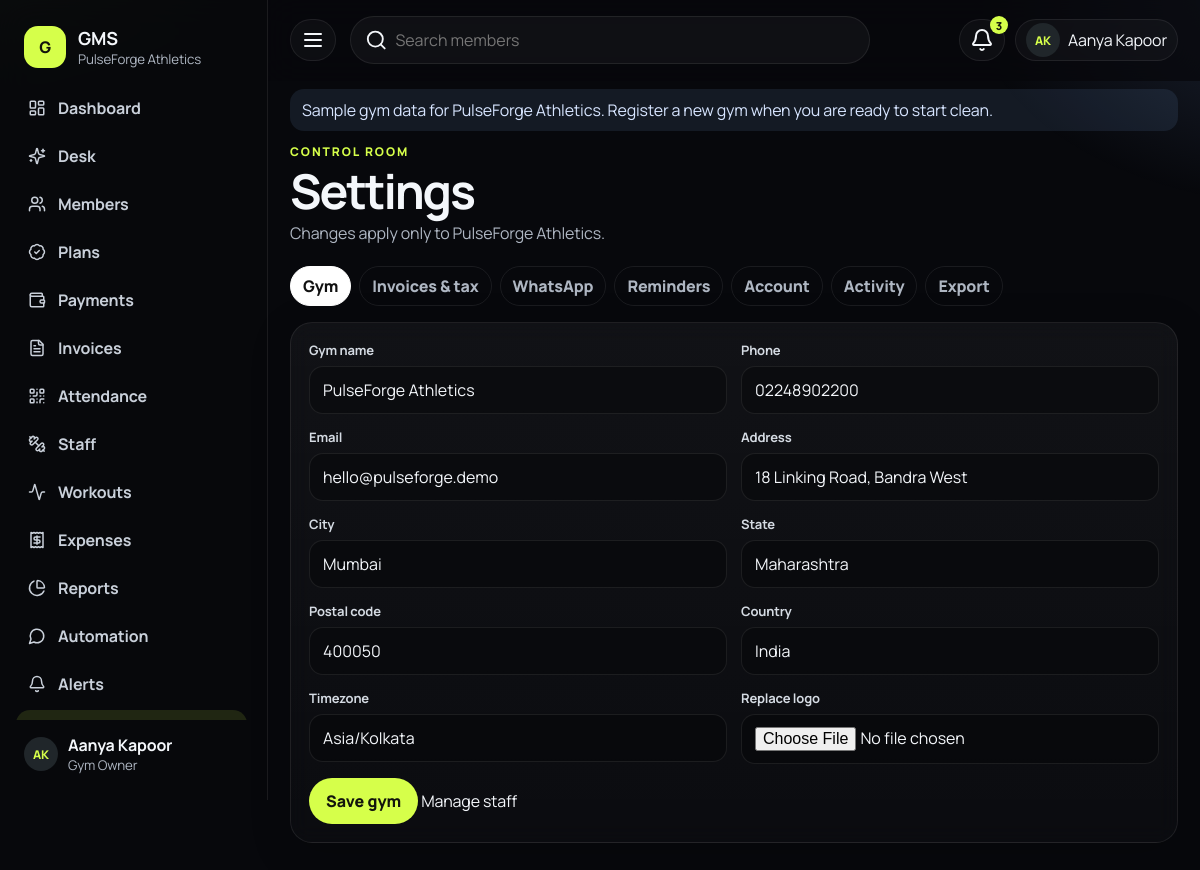
Page /modules/settings/index.php (signed in) on the committed database.
### tables this page shows
CREATE TABLE gyms (
  id INT UNSIGNED NOT NULL AUTO_INCREMENT,
  name VARCHAR(160) NOT NULL,
  slug VARCHAR(160) NOT NULL,
  logo_path VARCHAR(255) DEFAULT NULL,
  email VARCHAR(190) DEFAULT NULL,
  phone VARCHAR(30) DEFAULT NULL,
  address_line VARCHAR(255) DEFAULT NULL,
  city VARCHAR(100) DEFAULT NULL,
  state VARCHAR(100) DEFAULT NULL,
  postal_code VARCHAR(20) DEFAULT NULL,
  country VARCHAR(80) NOT NULL DEFAULT 'India',
  gstin VARCHAR(20) DEFAULT NULL,
  tax_enabled TINYINT(1) NOT NULL DEFAULT 0,
  tax_label VARCHAR(40) NOT NULL DEFAULT 'GST',
  tax_percent DECIMAL(5,2) NOT NULL DEFAULT 0.00,
  invoice_prefix VARCHAR(20) NOT NULL DEFAULT 'INV',
  invoice_next_number INT UNSIGNED NOT NULL DEFAULT 1,
  invoice_footer TEXT NULL,
  invoice_terms TEXT NULL,
  currency_code CHAR(3) NOT NULL DEFAULT 'INR',
  currency_symbol VARCHAR(8) NOT NULL DEFAULT '₹',
  timezone VARCHAR(64) NOT NULL DEFAULT 'Asia/Kolkata',
  member_prefix VARCHAR(12) NOT NULL DEFAULT 'MBR',
  member_next_number INT UNSIGNED NOT NULL DEFAULT 1001,
  onboarding_step TINYINT UNSIGNED NOT NULL DEFAULT 1,
  onboarding_completed TINYINT(1) NOT NULL DEFAULT 0,
  status ENUM('active','suspended') NOT NULL DEFAULT 'active',
  created_at DATETIME NOT NULL,
  updated_at DATETIME NOT NULL,
  PRIMARY KEY (id),
  UNIQUE KEY uq_gyms_slug (slug)
);

CREATE TABLE users (
  id INT UNSIGNED NOT NULL AUTO_INCREMENT,
  gym_id INT UNSIGNED NOT NULL,
  name VARCHAR(160) NOT NULL,
  email VARCHAR(190) NOT NULL,
  phone VARCHAR(30) DEFAULT NULL,
  password_hash VARCHAR(255) NOT NULL,
  role ENUM('owner','manager','receptionist','trainer') NOT NULL,
  avatar_path VARCHAR(255) DEFAULT NULL,
  status ENUM('active','disabled') NOT NULL DEFAULT 'active',
  last_login_at DATETIME DEFAULT NULL,
  created_at DATETIME NOT NULL,
  updated_at DATETIME NOT NULL,
  PRIMARY KEY (id),
  UNIQUE KEY uq_users_email (email),
  KEY idx_users_gym (gym_id),
  CONSTRAINT fk_users_gym FOREIGN KEY (gym_id) REFERENCES gyms (id) ON DELETE CASCADE
);

### includes/auth.php (called while the page is built, shortened)
<?php
function current_user(): ?array
{
    static $loaded = false;
    static $user = null;
    if ($loaded) {
        return $user;
    }
    $loaded = true;
    $id = (int) ($_SESSION['user_id'] ?? 0);
    $seen = (int) ($_SESSION['_seen'] ?? time());
    try {
        $user = db_one('SELECT * FROM users WHERE id = ? AND status = ?', [$id, 'active']);
    } catch (Throwable $e) {
        $user = null;
        return null;
    }
    return $user;
}
function current_gym(): ?array
{
    static $gym = null;
    static $loaded = false;
    if ($loaded) {
        return $gym;
    }
    $loaded = true;
    $user = current_user();
    $gym = db_one('SELECT * FROM gyms WHERE id = ?', [(int) $user['gym_id']]);
    return $gym;
}
function require_login(): void
{
    if (!current_user()) {
        flash('error', 'Sign in to continue.');
        redirect_to('login');
    }
}
function require_onboarded(): void
{
    require_login();
    $gym = current_gym();
}

### includes/db.php (called while the page is built, shortened)
<?php
function db(): PDO
{
    static $pdo = null;
    if ($pdo instanceof PDO) {
        return $pdo;
    }
    $config = require dirname(__DIR__) . '/config/database.php';
    $dsn = sprintf(
        'mysql:host=%s;port=%s;dbname=%s;charset=%s',
        $config['host'],
        $config['port'],
        $config['name'],
        $config['charset']
    );
    try {
        $pdo = new PDO($dsn, $config['user'], $config['pass'], [
            PDO::ATTR_ERRMODE => PDO::ERRMODE_EXCEPTION,
            PDO::ATTR_DEFAULT_FETCH_MODE => PDO::FETCH_ASSOC,
            PDO::ATTR_EMULATE_PREPARES => false,
        ]);
    } catch (PDOException $e) {
        app_log('error', 'Database connection failed', ['error' => $e->getMessage()]);
        throw new AppException('Database connection failed. Check DB_HOST, DB_NAME, DB_USER and DB_PASS, then import database/database.sql.');
    }
    return $pdo;
}
function db_one(string $sql, array $params = []): ?array
{
    $stmt = db()->prepare($sql);
    $stmt->execute($params);
    $row = $stmt->fetch();
    return $row === false ? null : $row;
}

### includes/bootstrap.php (called while the page is built, shortened)
<?php
require_once GMS_ROOT . '/includes/functions.php';
require_once GMS_ROOT . '/includes/db.php';
require_once GMS_ROOT . '/includes/auth.php';
require_once GMS_ROOT . '/includes/permissions.php';
require_once GMS_ROOT . '/includes/services/NotificationService.php';
require_once GMS_ROOT . '/includes/services/MembershipService.php';
require_once GMS_ROOT . '/includes/services/GymService.php';
require_once GMS_ROOT . '/includes/layout.php';
function boot_page(string $permission = ''): array
{
    require_onboarded();
    return [current_user(), current_gym()];
}

### includes/permissions.php (called while the page is built, shortened)
<?php
function permission_map(): array
{
    $all = ['owner', 'manager', 'receptionist', 'trainer'];
    $ops = ['owner', 'manager', 'receptionist'];
    $lead = ['owner', 'manager'];
    return [
        'nav.dashboard' => $all,
        'nav.assistant' => $all,
        'nav.members' => $all,
        'nav.memberships' => $lead,
        'nav.payments' => $ops,
        'nav.invoices' => $ops,
        'nav.attendance' => $all,
        'nav.trainers' => $lead,
        'nav.workouts' => ['owner', 'manager', 'trainer'],
        'nav.expenses' => $lead,
        'nav.reports' => $lead,
        'nav.automation' => $lead,
        'nav.notifications' => $all,
        'nav.settings' => ['owner', 'manager', 'receptionist', 'trainer'],
        'members.view' => $all,
        'members.manage' => $ops,
        'members.archive' => $lead,
        'plans.manage' => $lead,
        'payments.record' => $ops,
        'payments.void' => $lead,
        'invoices.view' => $ops,
        'invoices.send' => $ops,
        'attendance.manage' => $all,
        'attendance.override' => $lead,
        'staff.manage' => $lead,
        'staff.salary' => $lead,
        'expenses.manage' => $lead,
        'reports.view' => $lead,
        'reports.export' => $lead,
        'finance.revenue' => $ops,
        'settings.gym' => ['owner'],
        'whatsapp.configure' => ['owner'],
        'announcements.send' => $lead,
        'automation.view' => $lead,
        'workouts.manage' => ['owner', 'manager', 'trainer'],
        'assistant.ask' => $all,
    ];
}
function can(string $permission): bool
{
    $user = current_user();
    $map = permission_map();
    return in_array($user['role'], $map[$permission] ?? [], true);
}

### includes/services/NotificationService.php (called while the page is built, shortened)
<?php
class NotificationService
{
    public static function unreadCount(int $gymId, int $userId): int
    {
        $row = db_one('SELECT COUNT(*) AS c FROM notifications WHERE gym_id = ? AND user_id = ? AND is_read = 0', [$gymId, $userId]);
        return (int) ($row['c'] ?? 0);
    }
}

### modules/settings/index.php (the view, shortened to what this page needs)
<?php
require dirname(__DIR__, 2) . '/includes/bootstrap.php';
[$user, $gym] = boot_page('nav.settings');
$tab = (string) ($_GET['tab'] ?? 'gym');
$gym = current_gym();
layout_start('Settings', 'settings');
page_head('Control room', 'Settings', 'Changes apply only to ' . $gym['name'] . '.');
echo '<nav class="tabs">';
foreach (['gym' => 'Gym', 'invoice' => 'Invoices & tax', 'whatsapp' => 'WhatsApp', 'reminders' => 'Reminders', 'account' => 'Account', 'logs' => 'Activity', 'export' => 'Export'] as $key => $label) {
    echo '<a class="' . ($tab === $key ? 'is-active' : '') . '" href="' . e(url('settings?tab=' . $key)) . '">' . e($label) . '</a>';
}
echo '</nav>';
if ($tab === 'gym') {
    if (!can('settings.gym')) { echo '<p>Only the gym owner can edit these details.</p>'; }
    else {
        echo form_open(url('settings?tab=gym'), true);
        echo '<input type="hidden" name="action" value="gym"><input type="hidden" name="_tab" value="gym"><input type="hidden" name="_back" value="' . e(url('settings?tab=gym')) . '"><div class="card form-grid">';
        foreach (['name' => 'Gym name', 'phone' => 'Phone', 'email' => 'Email', 'address_line' => 'Address', 'city' => 'City', 'state' => 'State', 'postal_code' => 'Postal code', 'country' => 'Country', 'timezone' => 'Timezone'] as $key => $label) {
            echo '<label class="field"><span>' . e($label) . '</span><input name="' . $key . '" value="' . e((string) ($gym[$key] ?? '')) . '"></label>';
        }
        echo '<label class="field"><span>Replace logo</span><input type="file" name="logo" accept="image/png,image/jpeg,image/webp"></label>';
        echo '<div class="full"><button class="btn btn-primary">Save gym</button> <a href="' . e(url('trainers')) . '">Manage staff</a></div></div></form>';
    }
}
layout_end();

### includes/layout.php (shortened to what this page needs)
<?php
function nav_items(): array
{
    return [
        ['dashboard', 'Dashboard', 'dashboard', 'layout-dashboard'],
        ['assistant', 'Desk', 'assistant', 'sparkles'],
        ['members', 'Members', 'members', 'users'],
        ['memberships', 'Plans', 'memberships', 'badge-check'],
        ['payments', 'Payments', 'payments', 'wallet'],
        ['invoices', 'Invoices', 'invoices', 'file-text'],
        ['attendance', 'Attendance', 'attendance', 'qr-code'],
        ['trainers', 'Staff', 'trainers', 'dumbbell'],
        ['workouts', 'Workouts', 'workouts', 'activity'],
        ['expenses', 'Expenses', 'expenses', 'receipt'],
        ['reports', 'Reports', 'reports', 'pie-chart'],
        ['automation', 'Automation', 'automation', 'message-circle'],
        ['notifications', 'Alerts', 'notifications', 'bell'],
        ['settings', 'Settings', 'settings', 'settings'],
    ];
}
function layout_start(string $title, string $active): void
{
    $user = current_user();
    $gym = current_gym();
    $unread = $user ? NotificationService::unreadCount((int) $user['gym_id'], (int) $user['id']) : 0;
    $name = $gym['name'] ?? 'GMS';
    echo '<!DOCTYPE html><html lang="en"><head><meta charset="utf-8"><meta name="viewport" content="width=device-width,initial-scale=1">';
    echo '<link rel="stylesheet" href="https://unpkg.com/aos@2.3.4/dist/aos.css">';
    echo '<link rel="stylesheet" href="' . e(url('assets/css/app.css')) . '">';
    echo '</head><body data-base="' . e(url('')) . '"><div class="ambient" aria-hidden="true"></div><div class="app">';
    echo '<aside class="sidebar" id="sidebar"><div class="brand"><a href="' . e(url('dashboard')) . '"><span class="brand-mark">G</span><span class="brand-copy"><strong>GMS</strong><small>' . e($name) . '</small></span></a></div><nav class="side-nav">';
    foreach (nav_items() as [$key, $label, $perm, $icon]) {
        $cls = $key === $active ? ' is-active' : '';
        echo '<a class="side-link' . $cls . '" href="' . e(url($key === 'dashboard' ? 'dashboard' : $key)) . '"><i data-lucide="' . e($icon) . '"></i><span>' . e($label) . '</span></a>';
    }
    echo '</nav><div class="side-user">' . avatar_html($user['avatar_path'] ?? null, $user['name'] ?? 'User', 'sm') . '<div><strong>' . e($user['name'] ?? '') . '</strong><small>' . e(status_label($user['role'] ?? '')) . '</small></div></div></aside>';
    echo '<div class="main"><header class="topbar"><button class="icon-btn" type="button" data-sidebar aria-label="Menu"><i data-lucide="menu"></i></button>';
    echo '<form class="top-search" action="' . e(url('members')) . '" method="get"><i data-lucide="search"></i><input type="search" name="q" placeholder="Search members" autocomplete="off" data-member-search><div class="search-results" hidden></div></form>';
    echo '<div class="top-actions"><details class="menu"><summary class="icon-btn" aria-label="Notifications">' . ($unread ? '<em>' . (int) $unread . '</em>' : '') . '<i data-lucide="bell"></i></summary><div class="menu-panel notes-panel">';
    echo '<a class="menu-all" href="' . e(url('notifications')) . '">Open notification center</a></div></details>';
    echo '<details class="menu"><summary>' . avatar_html($user['avatar_path'] ?? null, $user['name'] ?? '', 'sm') . '<span class="hide-sm">' . e($user['name'] ?? '') . '</span></summary><div class="menu-panel"><a href="' . e(url('settings?tab=account')) . '">Account</a><a href="' . e(url('logout')) . '">Log out</a></div></details></div></header>';
    echo '<div class="content" id="content">';
    if ($gym && ($gym['slug'] ?? '') === 'pulseforge-demo') {
        echo '<div class="demo-banner">Sample gym data for PulseForge Athletics. Register a new gym when you are ready to start clean.</div>';
    }
}
function layout_end(): void
{
    echo '</div></div></div>';
    echo '</body></html>';
}
function page_head(string $kicker, string $title, string $text = '', string $actions = ''): void
{
    echo '<header class="page-head"><div><p class="eyebrow">' . e($kicker) . '</p><h1>' . e($title) . '</h1>';
    if ($text !== '') {
        echo '<p class="lede">' . e($text) . '</p>';
    }
    echo '</div><div class="page-actions">' . $actions . '</div></header>';
}

### includes/functions.php (shortened to what this page needs)
<?php
function env(string $key, ?string $default = null): ?string
{
    if (array_key_exists($key, $_ENV)) {
        return (string) $_ENV[$key];
    }
    $value = getenv($key);
    return (string) $value;
}
function e(mixed $value): string
{
    return htmlspecialchars((string) $value, ENT_QUOTES | ENT_SUBSTITUTE, 'UTF-8');
}
function url(string $path = ''): string
{
    $base = rtrim((string) env('APP_BASE', ''), '/');
    if ($path === '') {
        return $base === '' ? '/' : $base . '/';
    }
    return $base . '/' . ltrim($path, '/');
}
function csrf_token(): string
{
    return $_SESSION['_csrf'];
}
function csrf_field(): string
{
    return '<input type="hidden" name="_csrf" value="' . e(csrf_token()) . '">';
}
function status_label(string $status): string
{
    return match ($status) {
        'partial' => 'Partially Paid',
        'unpaid' => 'Unpaid',
        'paid' => 'Paid',
        'active' => 'Active',
        'inactive' => 'Inactive',
        'expired' => 'Expired',
        'frozen' => 'Frozen',
        'suspended' => 'Suspended',
        'archived' => 'Archived',
        'cancelled' => 'Cancelled',
        'upgraded' => 'Upgraded',
        'downgraded' => 'Downgraded',
        'bank_transfer' => 'Bank Transfer',
        'upi' => 'UPI',
        'cash' => 'Cash',
        'card' => 'Card',
        'other' => 'Other',
        'owner' => 'Gym Owner',
        'manager' => 'Manager',
        'receptionist' => 'Receptionist',
        'trainer' => 'Trainer',
        'demo' => 'Demo',
        'sent' => 'Accepted',
        'failed' => 'Failed',
        'queued' => 'Queued',
        'skipped' => 'Skipped',
        'recorded' => 'Recorded',
        'voided' => 'Voided',
        'female' => 'Female',
        'male' => 'Male',
        'undisclosed' => 'Undisclosed',
        default => ucwords(str_replace('_', ' ', $status)),
    };
}
function initials(string $name): string
{
    $parts = preg_split('/\s+/', trim($name)) ?: [];
    $letters = '';
    foreach ($parts as $part) {
        if ($part !== '') {
            $letters .= mb_strtoupper(mb_substr($part, 0, 1));
        }
        if (mb_strlen($letters) >= 2) {
            break;
        }
    }
    return $letters !== '' ? $letters : 'G';
}
function avatar_html(?string $path, string $name, string $class = ''): string
{
    $class = trim('avatar ' . $class);
    return '<span class="' . e($class) . ' avatar-fallback">' . e(initials($name)) . '</span>';
}
function form_open(string $action = '', bool $files = false): string
{
    $enctype = $files ? ' enctype="multipart/form-data"' : '';
    $actionAttr = $action !== '' ? ' action="' . e($action) . '"' : '';
    return '<form method="post"' . $actionAttr . $enctype . '>' . csrf_field();
}

### rows in the picture
gyms: name "PulseForge Athletics", phone "02248902200", email "hello@pulseforge.demo", address_line "18 Linking Road, Bandra West", city "Mumbai", state "Maharashtra", postal_code "400050", country "India", timezone "Asia/Kolkata"
users: name "AK AK", name "Aanya Kapoor", role "Gym Owner"

### other values in the picture
$label "Dashboard"
$label "Desk"
$label "Members"
$label "Plans"
$label "Payments"
$label "Invoices"
$label "Attendance"
$label "Staff"
$label "Workouts"
$label "Expenses"
$label "Reports"
$label "Automation"
$label "Alerts"
$unread "3"
$kicker "CONTROL ROOM"
